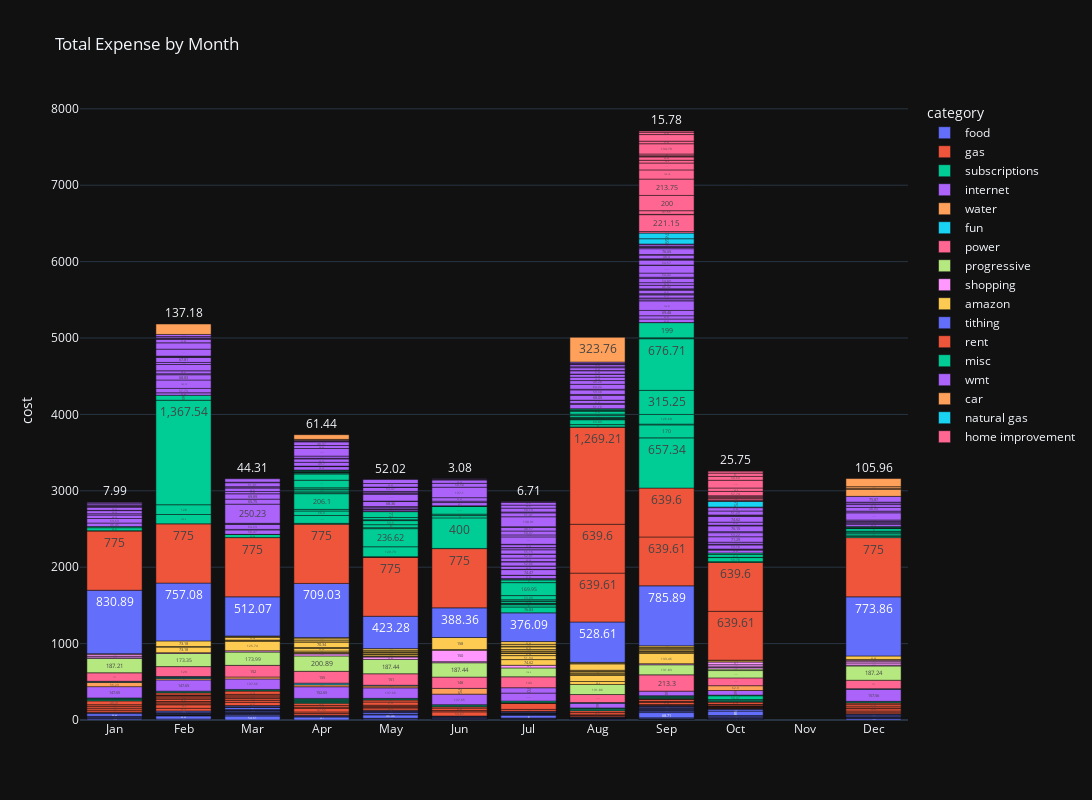

The cell this chart's notebook holds for it:
### Markdown cell above
### OG Graph Remake

### Code cell
# tempDF = df.group_by(["monthName", 'month']).agg(pl.sum("cost")) 

fig = px.bar(df.to_pandas(), x="monthName", y="cost", color="category", hover_data=['description', 'cardType', 'day'],
             title="Total Expense by Month",
             category_orders={"monthName": month_order},
             template='plotly_dark',
             labels={'monthName':''},
             text_auto=True,
             height=800,
             width=1600)

fig.show()
# fig.show()

### Figure 1 — Plotly figure (JSON) as saved in the notebook; plotly's stock layout.template omitted (floating-point values rounded to 4 significant figures; data arrays with more than 128 entries replaced by an {"elided": "..."} marker saying what was removed)
{"data": [{"customdata": {"elided": "143x3 mixed values"}, "hovertemplate": "category=food<br>=%{x}<br>cost=%{y}<br>description=%{customdata[0]}<br>cardType=%{customdata[1]}<br>day=%{customdata[2]}<extra></extra>", "legendgroup": "food", "marker": {"color": "#636efa", "pattern": {"shape": ""}}, "name": "food", "orientation": "v", "showlegend": true, "textposition": "auto", "texttemplate": "%{y}", "type": "bar", "x": {"elided": "143 str values"}, "xaxis": "x", "y": {"elided": "143 float values"}, "yaxis": "y"}, {"customdata": {"elided": "85x3 mixed values"}, "hovertemplate": "category=gas<br>=%{x}<br>cost=%{y}<br>description=%{customdata[0]}<br>cardType=%{customdata[1]}<br>day=%{customdata[2]}<extra></extra>", "legendgroup": "gas", "marker": {"color": "#EF553B", "pattern": {"shape": ""}}, "name": "gas", "orientation": "v", "showlegend": true, "textposition": "auto", "texttemplate": "%{y}", "type": "bar", "x": ["Jan", "Jan", "Jan", "Jan", "Jan", "Jan", "Feb", "Feb", "Feb", "Feb", "Feb", "Feb", "Feb", "Feb", "Feb", "Feb", "Feb", "Feb", "Feb", "Mar", "Mar", "Mar", "Mar", "Mar", "Mar", "Mar", "Apr", "Apr", "Apr", "Apr", "Apr", "Apr", "May", "May", "May", "May", "May", "May", "Jun", "Jun", "Jun", "Jun", "Jul", "Jul", "Jul", "Aug", "Aug", "Aug", "Aug", "Sep", "Sep", "Sep", "Sep", "Sep", "Sep", "Sep", "Sep", "Sep", "Sep", "Oct", "Oct", "Oct", "Oct", "Oct", "Oct", "Oct", "Oct", "Oct", "Oct", "Oct", "Oct", "Oct", "Oct", "Oct", "Oct", "Oct", "Oct", "Oct", "Dec", "Dec", "Dec", "Dec", "Dec", "Dec", "Dec"], "xaxis": "x", "y": [7.41, 25.87, 26.28, 24.82, 20.59, 49.31, 34.73, 45.6, 12.49, 25.52, 3.11, 2.45, 28.92, 17.43, 15.32, 15.41, 8.77, 0.07, 26.92, 42.37, 26.01, 22.63, 19.31, 16.03, 19.95, 41.93, 22.24, 20.99, 47.55, 15.03, 23.18, 29.41, 29.39, 3.83, 15.87, 15.56, 41.54, 26.09, 54.67, 18.56, 30.66, 18.09, 24.75, 79.24, 3.4, 17.09, 6.62, 29.57, 25.67, 10.73, 31.42, 3.29, 2.18, 1.75, 1.75, 27.14, 5.24, 1.75, 4.19, 5.48, 1.75, 1.75, 4.38, 1.75, 3.0, 3.29, 1.75, 3.29, 2.37, 4.38, 2.18, 1.75, 3.29, 16.55, 2.99, 31.72, 1.75, 1.75, 22.79, 15.81, 28.63, 3.8, 21.01, 27.96, 21.13], "yaxis": "y"}, {"customdata": [["DC Spotify USA 877-7781161 NY Ref:502404275818 Auth:259602 PurchDate:01-24-2025", "Debit", 25], ["POS 0113 0833 625465 Adobe                   San Jose     CA", "Debit", 13], ["HEALTHWORKS FITNESS CENT EL DORADO    AR", "Credit", 27], ["HEALTHWORKS FITNESS CENT EL DORADO    AR", "Credit", 13], ["DC Spotify USA 877-7781161 NY Ref:505504202460 Auth:142704 PurchDate:02-24-2025", "Debit", 25], ["POS 0213 1042 447320 Adobe                   San Jose     CA", "Debit", 13], ["DC Spotify USA 877-7781161 NY Ref:508304055353 Auth:42149 PurchDate:03-24-2025", "Debit", 25], ["POS 0313 1306 176438 Phtoshp Lightrm         San Jose     CA", "Debit", 13], ["Card purchase Spotify USA    04-24-2025", "Debit", 24], ["Bill payment Withdrawal Phtoshp Lightrm  San Jose, CA", "Debit", 13], ["APPLE.COM/BILL           866-712-7753 CA", "Credit", 13], ["APPLE.COM/BILL           866-712-7753 CA", "Credit", 10], ["APPLE.COM/BILL           866-712-7753 CA", "Credit", 7], ["Card purchase Spotify USA    05-24-2025", "Debit", 25], ["Bill payment Withdrawal Phtoshp Lightrm Bndl Park Avenue,345 adobe.com, CA", "Debit", 13], ["Card purchase Spotify USA    06-24-2025", "Debit", 24], ["Bill payment Withdrawal Phtoshp Lightrm Bndl Park Avenue,345 adobe.com, CA", "Debit", 13], ["Card purchase Spotify P38DD91210    07-24-2025", "Debit", 24], ["Bill payment Withdrawal Phtoshp Lightrm Bndl Park Avenue,345 adobe.com, CA", "Debit", 13], ["Card purchase Spotify P39D6B1224    08-24-2025", "Debit", 24], ["Bill payment Withdrawal Phtoshp Lightrm Bndl Park Avenue,345 adobe.com, CA", "Debit", 13], ["NETFLIX.COM              NETFLIX.COM  CA", "Credit", 28], ["Card purchase Spotify P3AD773BF6    09-24-2025", "Debit", 24], ["Bill payment Withdrawal Phtoshp Lightrm Bndl Park Avenue,345 adobe.com, CA", "Debit", 13], ["NETFLIX", "Credit", 28], ["Card purchase Spotify P3BC3DFBFD  New York NY 10-24-2025", "Debit", 24], ["Bill payment Withdrawal ADOBE INC PHTOSHP LIGHTRM ADOBE.COM SAN JOSE, CA", "Debit", 13], ["ACH Withdrawal ADT SECURITY SER ADTPAPACH DENNETT, BLAKE", "Debit", 10], ["NETFLIX.COM              NETFLIX.COM  CA", "Credit", 28], ["DC Spotify USA 877-7781161 NY Ref:435906492279 Auth:687598 PurchDate:12-24-2024", "Debit", 26], ["POS 1213 0811 797790 Adobe                   San Jose     CA", "Debit", 13]], "hovertemplate": "category=subscriptions<br>=%{x}<br>cost=%{y}<br>description=%{customdata[0]}<br>cardType=%{customdata[1]}<br>day=%{customdata[2]}<extra></extra>", "legendgroup": "subscriptions", "marker": {"color": "#00cc96", "pattern": {"shape": ""}}, "name": "subscriptions", "orientation": "v", "showlegend": true, "textposition": "auto", "texttemplate": "%{y}", "type": "bar", "x": ["Jan", "Jan", "Jan", "Jan", "Feb", "Feb", "Mar", "Mar", "Apr", "Apr", "Apr", "Apr", "Apr", "May", "May", "Jun", "Jun", "Jul", "Jul", "Aug", "Aug", "Aug", "Sep", "Sep", "Sep", "Oct", "Oct", "Oct", "Oct", "Dec", "Dec"], "xaxis": "x", "y": [11.99, 9.99, 8.14, 9.05, 11.99, 9.99, 11.99, 9.99, 11.99, 9.99, 16.49, 7.99, 15.99, 11.99, 9.99, 11.99, 14.99, 11.99, 14.99, 11.99, 14.99, 8.77, 11.99, 14.99, 8.77, 11.99, 14.99, 50.47, 8.77, 11.99, 9.99], "yaxis": "y"}, {"customdata": [["VIASAT, INC.    J2411 RCUR", "Debit", 23], ["VIASAT, INC.    J2442 RCUR", "Debit", 24], ["VIASAT, INC.    J2470 RCUR", "Debit", 24], ["ACH Withdrawal VIASAT, INC. J2501 RCUR BLAKE DENNETT", "Debit", 23], ["ACH Withdrawal VIASAT, INC. J2531 RCUR BLAKE DENNETT", "Debit", 23], ["ACH Withdrawal VIASAT, INC. J2562 RCUR BLAKE DENNETT", "Debit", 23], ["ACH Withdrawal VIASAT, INC. J2592 RCUR BLAKE DENNETT", "Debit", 23], ["ACH Withdrawal OPTIMUM 7701 CABLE PMNT B DENNETT", "Debit", 8], ["ACH Withdrawal OPTIMUM 7701 CABLE PMNT B DENNETT", "Debit", 19], ["ACH Withdrawal OPTIMUM 7701 CABLE PMNT B DENNETT", "Debit", 19], ["ACH Withdrawal OPTIMUM 7701 CABLE PMNT B DENNETT", "Debit", 20], ["VIASAT, INC.    J2380 RCUR", "Debit", 23]], "hovertemplate": "category=internet<br>=%{x}<br>cost=%{y}<br>description=%{customdata[0]}<br>cardType=%{customdata[1]}<br>day=%{customdata[2]}<extra></extra>", "legendgroup": "internet", "marker": {"color": "#ab63fa", "pattern": {"shape": ""}}, "name": "internet", "orientation": "v", "showlegend": true, "textposition": "auto", "texttemplate": "%{y}", "type": "bar", "x": ["Jan", "Feb", "Mar", "Apr", "May", "Jun", "Jul", "Jul", "Aug", "Sep", "Oct", "Dec"], "xaxis": "x", "y": [147.7, 147.7, 137.7, 152.7, 137.7, 137.7, 104.3, 70.0, 60.0, 60.0, 60.0, 157.6], "yaxis": "y"}, {"customdata": [["SHARE CHECK", "Debit", 22], ["SHARE CHECK", "Debit", 21], ["SHARE CHECK", "Debit", 24], ["Check", "Debit", 29], ["SHARE CHECK", "Debit", 29], ["Card purchase EL DORADO WATER UTI    06-27-2025", "Debit", 29], ["ACH Withdrawal EL DORADO WATER UMS BILL DENNETT, BLAKE", "Debit", 2]], "hovertemplate": "category=water<br>=%{x}<br>cost=%{y}<br>description=%{customdata[0]}<br>cardType=%{customdata[1]}<br>day=%{customdata[2]}<extra></extra>", "legendgroup": "water", "marker": {"color": "#FFA15A", "pattern": {"shape": ""}}, "name": "water", "orientation": "v", "showlegend": true, "textposition": "auto", "texttemplate": "%{y}", "type": "bar", "x": ["Jan", "Feb", "Mar", "Apr", "May", "Jun", "Oct"], "xaxis": "x", "y": [56.23, 18.67, 25.62, 25.24, 24.47, 75.0, 62.9], "yaxis": "y"}, {"customdata": [["DC Amazon Prime*ZC5738NP2 Amzn.com/billWA Ref:502005570565 Auth:747101 PurchDate:01-20-2025", "Debit", 22], ["DC Google YouTube Videos 650-2530000 CA Ref:500604167867 Auth:465985 PurchDate:01-06-2025", "Debit", 7], ["DC LION.S CLUB GOLF COURS EL DORADO AR Ref:505307671860 Auth:898347 PurchDate:02-22-2025", "Debit", 25], ["EXCALIBUR FAMILY FUN CENTEL DORADO    AR", "Credit", 16], ["EXCALIBUR FAMILY FUN CENTEL DORADO    AR", "Credit", 16], ["Card purchase CEP*EL DORADO GOLF &amp;    04-12-2025", "Debit", 13], ["LION'S CLUB GOLF COURSE  EL DORADO    AR", "Credit", 15], ["CEP*EL DORADO GOLF &     EL DORADO    AR", "Credit", 10], ["DC Amazon Prime*Z91ME3RF2 Amzn.com/billWA Ref:435516584686 Auth:49082 PurchDate:12-20-2024", "Debit", 23]], "hovertemplate": "category=fun<br>=%{x}<br>cost=%{y}<br>description=%{customdata[0]}<br>cardType=%{customdata[1]}<br>day=%{customdata[2]}<extra></extra>", "legendgroup": "fun", "marker": {"color": "#19d3f3", "pattern": {"shape": ""}}, "name": "fun", "orientation": "v", "showlegend": true, "textposition": "auto", "texttemplate": "%{y}", "type": "bar", "x": ["Jan", "Jan", "Feb", "Feb", "Feb", "Apr", "May", "Aug", "Dec"], "xaxis": "x", "y": [8.13, 5.99, 11.0, 10.0, 5.0, 21.61, 9.0, 10.3, 8.13], "yaxis": "y"}, {"customdata": [["ENTERGY ARKANSASBANK DRAFT", "Debit", 21], ["ENTERGY ARKANSASBANK DRAFT", "Debit", 20], ["ENTERGY ARKANSASBANK DRAFT", "Debit", 21], ["ACH Withdrawal ENTERGY ARKANSAS BANK DRAFT BLAKE DENNETT DIRECT DEBITING", "Debit", 21], ["ACH Withdrawal ENTERGY ARKANSAS BANK DRAFT BLAKE DENNETT DIRECT DEBITING", "Debit", 20], ["ACH Withdrawal ENTERGY ARKANSAS BANK DRAFT BLAKE DENNETT DIRECT DEBITING", "Debit", 23], ["ACH Withdrawal ENTERGY ARKANSAS BANK DRAFT BLAKE DENNETT DIRECT DEBITING", "Debit", 21], ["ACH Withdrawal ENTERGY ARKANSAS BANK DRAFT BLAKE DENNETT DIRECT DEBITING", "Debit", 18], ["ACH Withdrawal ENTERGY ARKANSAS BANK DRAFT BLAKE DENNETT DIRECT DEBITING", "Debit", 24], ["ACH Withdrawal ENTERGY ARKANSAS BANK DRAFT BLAKE DENNETT DIRECT DEBITING", "Debit", 24], ["ENTERGY ARKANSASBANK DRAFT", "Debit", 18]], "hovertemplate": "category=power<br>=%{x}<br>cost=%{y}<br>description=%{customdata[0]}<br>cardType=%{customdata[1]}<br>day=%{customdata[2]}<extra></extra>", "legendgroup": "power", "marker": {"color": "#FF6692", "pattern": {"shape": ""}}, "name": "power", "orientation": "v", "showlegend": true, "textposition": "auto", "texttemplate": "%{y}", "type": "bar", "x": ["Jan", "Feb", "Mar", "Apr", "May", "Jun", "Jul", "Aug", "Sep", "Oct", "Dec"], "xaxis": "x", "y": [111.0, 129.0, 152.0, 155.0, 151.0, 148.0, 143.0, 105.1, 213.3, 102.1, 111.0], "yaxis": "y"}, {"customdata": [["PROG DIRECT INS INS PREM  250109", "Debit", 10], ["PROG DIRECT INS INS PREM  250210", "Debit", 11], ["PROG DIRECT INS INS PREM  250310", "Debit", 11], ["ACH Withdrawal PROG DIRECT INS INS PREM Blake Dennett BRANCH03DEBIT ACH", "Debit", 10], ["ACH Withdrawal PROG DIRECT INS INS PREM Blake Dennett BRANCH03DEBIT ACH", "Debit", 12], ["ACH Withdrawal PROG DIRECT INS INS PREM Blake Dennett BRANCH03DEBIT ACH", "Debit", 10], ["ACH Withdrawal PROG DIRECT INS INS PREM Blake Dennett BRANCH03DEBIT ACH", "Debit", 10], ["ACH Withdrawal PROG DIRECT INS INS PREM Blake Dennett BRANCH03DEBIT ACH", "Debit", 12], ["ACH Withdrawal PROG DIRECT INS INS PREM Blake Dennett BRANCH03DEBIT ACH", "Debit", 10], ["ACH Withdrawal STATE FARM BILLG PAYMENTS DENNETT BLAKE", "Debit", 14], ["ACH Withdrawal PROG DIRECT INS INS PREM Blake Dennett BRANCH03DEBIT ACH", "Debit", 10], ["PROG DIRECT INS INS PREM  241209", "Debit", 10]], "hovertemplate": "category=progressive<br>=%{x}<br>cost=%{y}<br>description=%{customdata[0]}<br>cardType=%{customdata[1]}<br>day=%{customdata[2]}<extra></extra>", "legendgroup": "progressive", "marker": {"color": "#B6E880", "pattern": {"shape": ""}}, "name": "progressive", "orientation": "v", "showlegend": true, "textposition": "auto", "texttemplate": "%{y}", "type": "bar", "x": ["Jan", "Feb", "Mar", "Apr", "May", "Jun", "Jul", "Aug", "Sep", "Oct", "Oct", "Dec"], "xaxis": "x", "y": [187.2, 173.3, 174.0, 200.9, 187.4, 187.4, 116.2, 131.9, 131.8, 96.07, 20.8, 187.2], "yaxis": "y"}, {"customdata": [["DC LDS DIST ONLINE STORE 800-537-5971 UT Ref:500807873197 Auth:230861 PurchDate:01-08-2025", "Debit", 10], ["SEPHORA.COM              877-SEPHORA  CA", "Credit", 23], ["American Eagle OutfittersHenderson    NV", "Credit", 1], ["DC T J MAXX #1330 1835 N EL DORADO AR Ref:505600145503 Auth:360955 PurchDate:02-25-2025", "Debit", 27], ["SEPHORA.COM              877-SEPHORA  CA", "Credit", 24], ["T J MAXX #1330           EL DORADO    AR", "Credit", 20], ["Card purchase T J MAXX #1330    05-20-2025", "Debit", 22], ["Card purchase SHEIN.COM    06-01-2025", "Debit", 2], ["GLOSS* ZOE FRYE HAIR     185-57702098 NV", "Credit", 15], ["Card purchase SHEIN.COM    06-29-2025", "Debit", 1], ["T J MAXX #1330           EL DORADO    AR", "Credit", 26], ["Card purchase SHEIN.COM  844-8022500 CA 10-24-2025", "Debit", 26], ["Credit or debit card Withdrawal SHEIN.COM 844-8022500 CA  XXXXXXXXXXXX5143", "Debit", 26], ["OLDNAVY.COM              800-427-7895 CA", "Credit", 23], ["T J MAXX #1330           EL DORADO    AR", "Credit", 19], ["DC ULTA #1097 HENDERSON NV Ref:435807574817 Auth:607932 PurchDate:12-23-2024", "Debit", 26], ["DC H&amp;M 0268HENDERSON HENDERSON NV Ref:435800700540 Auth:569290 PurchDate:12-23-2024", "Debit", 26], ["DC SALLY BEAUTY 10634 REXBURG ID Ref:435420706982 Auth:857439 PurchDate:12-19-2024", "Debit", 23], ["SPORTSMANS WAREHOUSE 236 POCATELLO    ID", "Credit", 15]], "hovertemplate": "category=shopping<br>=%{x}<br>cost=%{y}<br>description=%{customdata[0]}<br>cardType=%{customdata[1]}<br>day=%{customdata[2]}<extra></extra>", "legendgroup": "shopping", "marker": {"color": "#FF97FF", "pattern": {"shape": ""}}, "name": "shopping", "orientation": "v", "showlegend": true, "textposition": "auto", "texttemplate": "%{y}", "type": "bar", "x": ["Jan", "Jan", "Jan", "Feb", "Mar", "Apr", "May", "Jun", "Jun", "Jul", "Sep", "Oct", "Oct", "Oct", "Oct", "Dec", "Dec", "Dec", "Dec"], "xaxis": "x", "y": [20.25, 10.31, 25.68, 8.77, 16.82, 27.43, 32.89, 14.43, 150.0, 34.6, 14.26, 21.83, 5.98, 27.44, 35.1, 10.73, 27.42, 18.01, 18.01], "yaxis": "y"}, {"customdata": {"elided": "64x3 mixed values"}, "hovertemplate": "category=amazon<br>=%{x}<br>cost=%{y}<br>description=%{customdata[0]}<br>cardType=%{customdata[1]}<br>day=%{customdata[2]}<extra></extra>", "legendgroup": "amazon", "marker": {"color": "#FECB52", "pattern": {"shape": ""}}, "name": "amazon", "orientation": "v", "showlegend": true, "textposition": "auto", "texttemplate": "%{y}", "type": "bar", "x": ["Jan", "Feb", "Feb", "Feb", "Mar", "Mar", "Mar", "Mar", "Mar", "Mar", "Apr", "Apr", "Apr", "Apr", "Apr", "Apr", "Apr", "Apr", "Apr", "May", "May", "May", "May", "May", "May", "May", "May", "May", "May", "Jun", "Jun", "Jul", "Jul", "Jul", "Jul", "Jul", "Jul", "Jul", "Jul", "Jul", "Jul", "Jul", "Aug", "Aug", "Aug", "Aug", "Aug", "Aug", "Aug", "Aug", "Aug", "Aug", "Sep", "Sep", "Sep", "Sep", "Sep", "Sep", "Sep", "Sep", "Oct", "Oct", "Dec", "Dec"], "xaxis": "x", "y": [6.31, 73.18, 8.13, 73.18, 125.7, 6.5, 8.13, 35.28, 10.84, 7.58, 9.75, 8.13, 19.52, 32.54, 13.01, 70.34, 18.43, 25.23, 16.15, 3.9, 7.8, 18.29, 8.13, 16.25, 2.59, 1.08, 10.3, 18.54, 21.68, 8.13, 158.0, 74.62, 51.94, 27.98, 4.93, 16.26, 10.96, 18.65, 35.65, 7.67, 25.88, 35.65, 38.4, 79.01, 16.26, 13.16, 18.2, 9.87, 10.96, 83.38, 10.96, 8.77, 133.5, 16.26, 8.77, 9.27, 21.93, 13.12, 8.77, 21.68, 16.26, 8.38, 10.83, 45.48], "yaxis": "y"}, {"customdata": [["Ch JesusChrist  DONATION  250107", "Debit", 7], ["Ch JesusChrist  DONATION  250204", "Debit", 4], ["Ch JesusChrist  DONATION  250311", "Debit", 11], ["Ch JesusChrist  DONATION  250401", "Debit", 1], ["ACH Withdrawal Ch JesusChrist DONATION BLAKE DANIEL DENNETT 202505051205419", "Debit", 6], ["ACH Withdrawal Ch JesusChrist DONATION BLAKE DANIEL DENNETT 2025060212401616", "Debit", 3], ["ACH Withdrawal Ch JesusChrist DONATION BLAKE DANIEL DENNETT 202507071205460", "Debit", 8], ["ACH Withdrawal Ch JesusChrist DONATION BLAKE DANIEL DENNETT 202508041210124", "Debit", 5], ["ACH Withdrawal Ch JesusChrist DONATION BLAKE DANIEL DENNETT 2025090812051614", "Debit", 9], ["Ch JesusChrist  DONATION  241203", "Debit", 3]], "hovertemplate": "category=tithing<br>=%{x}<br>cost=%{y}<br>description=%{customdata[0]}<br>cardType=%{customdata[1]}<br>day=%{customdata[2]}<extra></extra>", "legendgroup": "tithing", "marker": {"color": "#636efa", "pattern": {"shape": ""}}, "name": "tithing", "orientation": "v", "showlegend": true, "textposition": "auto", "texttemplate": "%{y}", "type": "bar", "x": ["Jan", "Feb", "Mar", "Apr", "May", "Jun", "Jul", "Aug", "Sep", "Dec"], "xaxis": "x", "y": [830.9, 757.1, 512.1, 709.0, 423.3, 388.4, 376.1, 528.6, 785.9, 773.9], "yaxis": "y"}, {"customdata": [["VENMO           PAYMENT   250103", "Debit", 6], ["VENMO           PAYMENT   250202", "Debit", 3], ["VENMO           PAYMENT   250303", "Debit", 4], ["ACH Withdrawal ELECTRONIC WITHDRAWAL", "Debit", 4], ["ACH Withdrawal VENMO PAYMENT ADANYA AND BLAKE DENNE", "Debit", 5], ["ACH Withdrawal VENMO PAYMENT ADANYA AND BLAKE DENNE", "Debit", 4], ["ACH Withdrawal PENNYMAC CASH Blake Daniel Dennett", "Debit", 27], ["ACH Withdrawal PENNYMAC CASH Blake Daniel Dennett", "Debit", 13], ["ACH Withdrawal PENNYMAC CASH Blake Daniel Dennett", "Debit", 4], ["ACH Withdrawal PENNYMAC CASH Blake Daniel Dennett", "Debit", 24], ["ACH Withdrawal PENNYMAC CASH Blake Daniel Dennett", "Debit", 10], ["ACH Withdrawal PENNYMAC CASH Blake Daniel Dennett", "Debit", 22], ["ACH Withdrawal PENNYMAC CASH Blake Daniel Dennett", "Debit", 8], ["VENMO           PAYMENT   241204", "Debit", 5]], "hovertemplate": "category=rent<br>=%{x}<br>cost=%{y}<br>description=%{customdata[0]}<br>cardType=%{customdata[1]}<br>day=%{customdata[2]}<extra></extra>", "legendgroup": "rent", "marker": {"color": "#EF553B", "pattern": {"shape": ""}}, "name": "rent", "orientation": "v", "showlegend": true, "textposition": "auto", "texttemplate": "%{y}", "type": "bar", "x": ["Jan", "Feb", "Mar", "Apr", "May", "Jun", "Aug", "Aug", "Aug", "Sep", "Sep", "Oct", "Oct", "Dec"], "xaxis": "x", "y": [775.0, 775.0, 775.0, 775.0, 775.0, 775.0, 639.6, 639.6, 1269.0, 639.6, 639.6, 639.6, 639.6, 775.0], "yaxis": "y"}, {"customdata": {"elided": "100x3 mixed values"}, "hovertemplate": "category=misc<br>=%{x}<br>cost=%{y}<br>description=%{customdata[0]}<br>cardType=%{customdata[1]}<br>day=%{customdata[2]}<extra></extra>", "legendgroup": "misc", "marker": {"color": "#00cc96", "pattern": {"shape": ""}}, "name": "misc", "orientation": "v", "showlegend": true, "textposition": "auto", "texttemplate": "%{y}", "type": "bar", "x": ["Jan", "Jan", "Jan", "Feb", "Feb", "Feb", "Feb", "Mar", "Mar", "Mar", "Apr", "Apr", "Apr", "Apr", "Apr", "Apr", "Apr", "Apr", "Apr", "Apr", "Apr", "Apr", "Apr", "Apr", "Apr", "Apr", "Apr", "Apr", "Apr", "Apr", "May", "May", "May", "May", "May", "May", "May", "May", "May", "May", "May", "May", "Jun", "Jun", "Jun", "Jun", "Jun", "Jun", "Jun", "Jul", "Jul", "Jul", "Jul", "Jul", "Jul", "Jul", "Jul", "Jul", "Jul", "Jul", "Jul", "Jul", "Aug", "Aug", "Aug", "Aug", "Aug", "Aug", "Aug", "Aug", "Aug", "Aug", "Aug", "Aug", "Aug", "Aug", "Sep", "Sep", "Sep", "Sep", "Sep", "Sep", "Sep", "Sep", "Sep", "Oct", "Oct", "Oct", "Oct", "Oct", "Dec", "Dec", "Dec", "Dec", "Dec", "Dec", "Dec", "Dec", "Dec", "Dec"], "xaxis": "x", "y": [5.0, 38.61, 14.1, 122.5, 128.0, 1368.0, 65.0, 40.64, 1.0, 1.0, 10.96, 103.5, 58.9, 20.32, 206.1, 12.23, 22.61, 22.61, 18.89, 100.0, 80.82, 10.95, 8.55, 3.2, 2.35, 1.31, 7.0, 9.87, 3.28, 6.57, 1.04, 1.04, 3.31, 129.7, 236.6, 12.47, 40.0, 53.5, 1.04, 9.0, 30.0, 77.0, 2.6, 400.0, 30.0, 19.13, 100.5, 4.49, 3.49, 76.83, 30.0, 10.6, 1.99, 5.0, 1.1, 27.94, 2.0, 16.43, 53.99, 169.9, 35.0, 9.11, 5.0, 30.0, 63.89, 5.0, 8.67, 3.0, 7.57, 7.43, 25.23, 15.9, 37.59, 11.0, 8.5, 14.86, 657.3, 170.0, 9.99, 126.7, 315.2, 676.7, 1.0, 10.16, 199.0, 9.99, 53.78, 3.0, 37.75, 20.0, 15.0, 18.61, 25.6, 15.0, 9.54, 35.0, 5.99, 5.0, 8.28, 9.23], "yaxis": "y"}, {"customdata": {"elided": "212x3 mixed values"}, "hovertemplate": "category=wmt<br>=%{x}<br>cost=%{y}<br>description=%{customdata[0]}<br>cardType=%{customdata[1]}<br>day=%{customdata[2]}<extra></extra>", "legendgroup": "wmt", "marker": {"color": "#ab63fa", "pattern": {"shape": ""}}, "name": "wmt", "orientation": "v", "showlegend": true, "textposition": "auto", "texttemplate": "%{y}", "type": "bar", "x": {"elided": "212 str values"}, "xaxis": "x", "y": {"elided": "212 float values"}, "yaxis": "y"}, {"customdata": [["DC MUFFLEX MUFFLER CENTER EL DORADO AR Ref:503704596257 Auth:363264 PurchDate:02-06-2025", "Debit", 8], ["AUTOZONE #0159           EL DORADO    AR", "Credit", 22], ["AUTOZONE #0159           EL DORADO    AR", "Credit", 22], ["Card purchase IRONHEART AUTOMOTIVE L    08-30-2025", "Debit", 31], ["DEBIT CARD CREDIT O.REILLY 3134 REXBURG ID Ref:435400104625 Auth:148804 PurchDate:12-19-2024", "Debit", 21], ["DEBIT CARD CREDIT O.REILLY 3134 REXBURG ID Ref:435200362054 Auth:769842 PurchDate:12-17-2024", "Debit", 19], ["DC O.REILLY 3134 REXBURG ID Ref:435200598704 Auth:545863 PurchDate:12-17-2024", "Debit", 19], ["DC O.REILLY 3134 REXBURG ID Ref:435100158444 Auth:385740 PurchDate:12-16-2024", "Debit", 18]], "hovertemplate": "category=car<br>=%{x}<br>cost=%{y}<br>description=%{customdata[0]}<br>cardType=%{customdata[1]}<br>day=%{customdata[2]}<extra></extra>", "legendgroup": "car", "marker": {"color": "#FFA15A", "pattern": {"shape": ""}}, "name": "car", "orientation": "v", "showlegend": true, "textposition": "auto", "texttemplate": "%{y}", "type": "bar", "x": ["Feb", "Apr", "Apr", "Aug", "Dec", "Dec", "Dec", "Dec"], "xaxis": "x", "y": [137.2, 10.96, 61.44, 323.8, 91.13, 14.83, 21.19, 106.0], "yaxis": "y"}, {"customdata": [["ACH Withdrawal SUMMIT SUA BILLPAY BLAKE DENNETT BILLPAY", "Debit", 30], ["ACH Withdrawal SUMMIT SUA BILLPAY BLAKE DENNETT BILLPAY", "Debit", 2], ["ACH Withdrawal SUMMIT SUA BILLPAY BLAKE DENNETT BILLPAY", "Debit", 30]], "hovertemplate": "category=natural gas<br>=%{x}<br>cost=%{y}<br>description=%{customdata[0]}<br>cardType=%{customdata[1]}<br>day=%{customdata[2]}<extra></extra>", "legendgroup": "natural gas", "marker": {"color": "#19d3f3", "pattern": {"shape": ""}}, "name": "natural gas", "orientation": "v", "showlegend": true, "textposition": "auto", "texttemplate": "%{y}", "type": "bar", "x": ["Sep", "Sep", "Oct"], "xaxis": "x", "y": [69.0, 74.0, 75.0], "yaxis": "y"}, {"customdata": [["Card purchase SHERWIN-WILLIAMS707335    09-15-2025", "Debit", 16], ["Card purchase EVERYBODYS ANTIQUE    09-13-2025", "Debit", 14], ["Card purchase SHERWIN-WILLIAMS707335    09-13-2025", "Debit", 14], ["POS Withdrawal THE HOME DEPOT #8537  EL DORADO AR", "Debit", 14], ["POS Withdrawal SQ *MAIN STREET ANTIQUES  EL DORADO AR", "Debit", 13], ["POS Withdrawal THE HOME DEPOT #8537  EL DORADO AR", "Debit", 13], ["POS Withdrawal SQ *MAIN STREET ANTIQUES  EL DORADO AR", "Debit", 13], ["POS Withdrawal HOBBYLOBBY  EL DORADO AR", "Debit", 13], ["POS Withdrawal THE HOME DEPOT #8537  EL DORADO AR", "Debit", 13], ["POS Withdrawal THE HOME DEPOT #8537  EL DORADO AR", "Debit", 12], ["POS Withdrawal NST THE HOME DEPOT 001310  EL DORADO AR", "Debit", 12], ["TIMMINS HDWE             EL DORADO    AR", "Credit", 28], ["SHERWIN-WILLIAMS707335   EL DORADO    AR", "Credit", 14], ["SHERWIN-WILLIAMS707335   EL DORADO    AR", "Credit", 14], ["SHERWIN-WILLIAMS707335   EL DORADO    AR", "Credit", 14], ["THE HOME DEPOT 8537      EL DORADO    AR", "Credit", 14], ["THE HOME DEPOT #8537     EL DORADO    AR", "Credit", 14], ["HOBBY-LOBBY #757         EL DORADO    AR", "Credit", 4], ["Card purchase THE HOME DEPOT #8537  EL DORADO AR 10-23-2025", "Debit", 24], ["Card purchase THE HOME DEPOT #8537    10-16-2025", "Debit", 19], ["Card purchase THE HOME DEPOT #8537    10-16-2025", "Debit", 19], ["Credit or debit card Withdrawal TIMMINS HDWE    XXXXXXXXXXXX9037", "Debit", 17], ["Card purchase TIMMINS HDWE    10-16-2025", "Debit", 17], ["Card purchase TIMMINS HDWE    10-15-2025", "Debit", 16], ["Card purchase THE HOME DEPOT #8537    10-10-2025", "Debit", 12], ["POS Withdrawal SQ *MAIN STREET ANTIQUES  EL DORADO AR", "Debit", 2], ["The Sherwin-Williams Comp800-4743794  OH", "Credit", 23], ["SHERWIN-WILLIAMS707335   EL DORADO    AR", "Credit", 22], ["THE HOME DEPOT #8537     EL DORADO    AR", "Credit", 12], ["HOBBY-LOBBY #757         EL DORADO    AR", "Credit", 2]], "hovertemplate": "category=home improvement<br>=%{x}<br>cost=%{y}<br>description=%{customdata[0]}<br>cardType=%{customdata[1]}<br>day=%{customdata[2]}<extra></extra>", "legendgroup": "home improvement", "marker": {"color": "#FF6692", "pattern": {"shape": ""}}, "name": "home improvement", "orientation": "v", "showlegend": true, "textposition": "auto", "texttemplate": "%{y}", "type": "bar", "x": ["Sep", "Sep", "Sep", "Sep", "Sep", "Sep", "Sep", "Sep", "Sep", "Sep", "Sep", "Sep", "Sep", "Sep", "Sep", "Sep", "Sep", "Sep", "Oct", "Oct", "Oct", "Oct", "Oct", "Oct", "Oct", "Oct", "Oct", "Oct", "Oct", "Oct"], "xaxis": "x", "y": [19.74, 221.2, 4.44, 47.65, 200.0, 213.8, 120.2, 89.94, 36.2, 44.94, 3.26, 10.53, 23.0, 134.8, 33.45, 86.7, 30.63, 15.78, 5.96, 5.93, 20.83, 13.16, 13.16, 13.16, 57.74, 43.9, 101.4, 50.69, 43.0, 25.75], "yaxis": "y"}], "layout": {"barmode": "relative", "height": 800, "legend": {"title": {"text": "category"}, "tracegroupgap": 0}, "title": {"text": "Total Expense by Month"}, "width": 1600, "xaxis": {"anchor": "y", "categoryarray": ["Jan", "Feb", "Mar", "Apr", "May", "Jun", "Jul", "Aug", "Sep", "Oct", "Nov", "Dec"], "categoryorder": "array", "domain": [0, 1], "title": {"text": ""}}, "yaxis": {"anchor": "x", "domain": [0, 1], "title": {"text": "cost"}}}}
